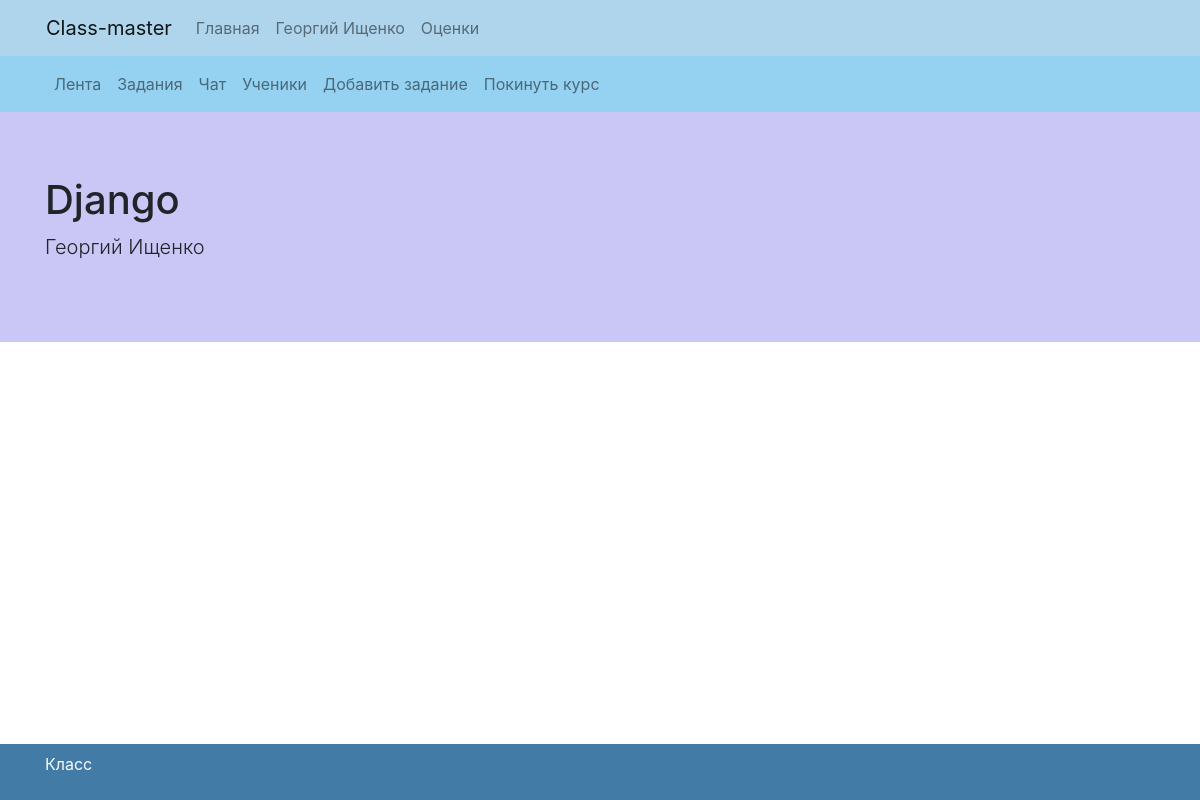
The app's page /classes/Django-21/feed (signed in) with its own data.
### my_class/models.py (models this page shows, shortened)
class Class(models.Model):
    name = models.CharField(max_length=32)
    teacher = models.ForeignKey(settings.AUTH_USER_MODEL, on_delete=models.CASCADE, null=True, blank=True)
    class Meta:
        verbose_name = "Классы"
        verbose_name_plural = "Классы"
    def get_absolute_url_feed(self):
        return reverse('feed', kwargs={'name': self.name, 'pk': self.pk})
    def get_absolute_url_tasks(self):
        return reverse('tasks', kwargs={'name': self.name, 'pk': self.pk})
    def get_absolute_url_task_add(self):
        return reverse('task-add', kwargs={'name': self.name, 'pk': self.pk})
    def get_absolute_url_students(self):
        return reverse('students', kwargs={'name': self.name, 'pk': self.pk})
    def get_absolute_url_leave(self):
        return reverse('leave', kwargs={'name': self.name, 'pk': self.pk})

### my_class/views.py (the view)
# urls.py: path('classes/<str:name>-<int:pk>/', class_view, name='class-view'),
@login_required
def class_view(request, name, pk):
    current_class = get_object_or_404(Class, pk=pk)
    is_teacher = False
    if current_class.teacher == request.user:
        is_teacher = True
    return render(request, 'class_view.html', {
        'class': current_class,
        'is_teacher': is_teacher,
    })

### my_class/models.py (called while the page is built)
    def is_teacher(self):
        if len(Class.objects.filter(teacher=self.user)) > 0:
            return True
        else:
            return False

### my_class/templates/class_view.html
{% extends "base.html" %}
{% block content %}
{% include 'class_nav.html' %}
<div class="jumbotron jumbotron-fluid" style="background-color: #CAC6F5;">
  <div class="container">
    <h1 class="display-5">{{class.name}}</h1>
    <p class="lead">{{class.teacher.first_name}} {{class.teacher.last_name}}</p>
  </div>
</div>
{% endblock %}

### my_class/templates/base.html (shortened to what this page needs)
{% load static %}
<!doctype html>
<html>
  <head>
  	<link href="{% static 'vendor/bootstrap/css/bootstrap.min.css' %}" rel="stylesheet">
  </head>
  <header>
    <div style="background-color: #AFD5EC;">
      <nav class="container navbar navbar-expand-lg navbar-light">
        <a class="navbar-brand" href="/">Class-master</a>
        <div class="collapse navbar-collapse" id="navbarNavAltMarkup">
          <div class="navbar-nav">
            <a class="nav-link" href="/">Главная</a>
            <a class="nav-link" href="/im">{{request.user.first_name}} {{request.user.last_name}}</a>
            <a class="nav-link" href="/im/marks">Оценки</a>
          </div>
        </div>
      </nav>
    </div>
  </header>
  <body style="padding-bottom: 100px;">
    {% block content %}
    {% endblock %}
  </body>
  <footer class="footer py-2 mt-auto navbar fixed-bottom" style="background-color: #427BA6;">
      <div class="container">
        <p class="text-light">Класс</p>
      </div>
  </footer>
</html>

### records on screen
Class: name "Django", teacher.first_name "Георгий", teacher.last_name "Ищенко"

### other values on screen
{{ request.user.first_name }} "Георгий"
{{ request.user.last_name }} "Ищенко"
